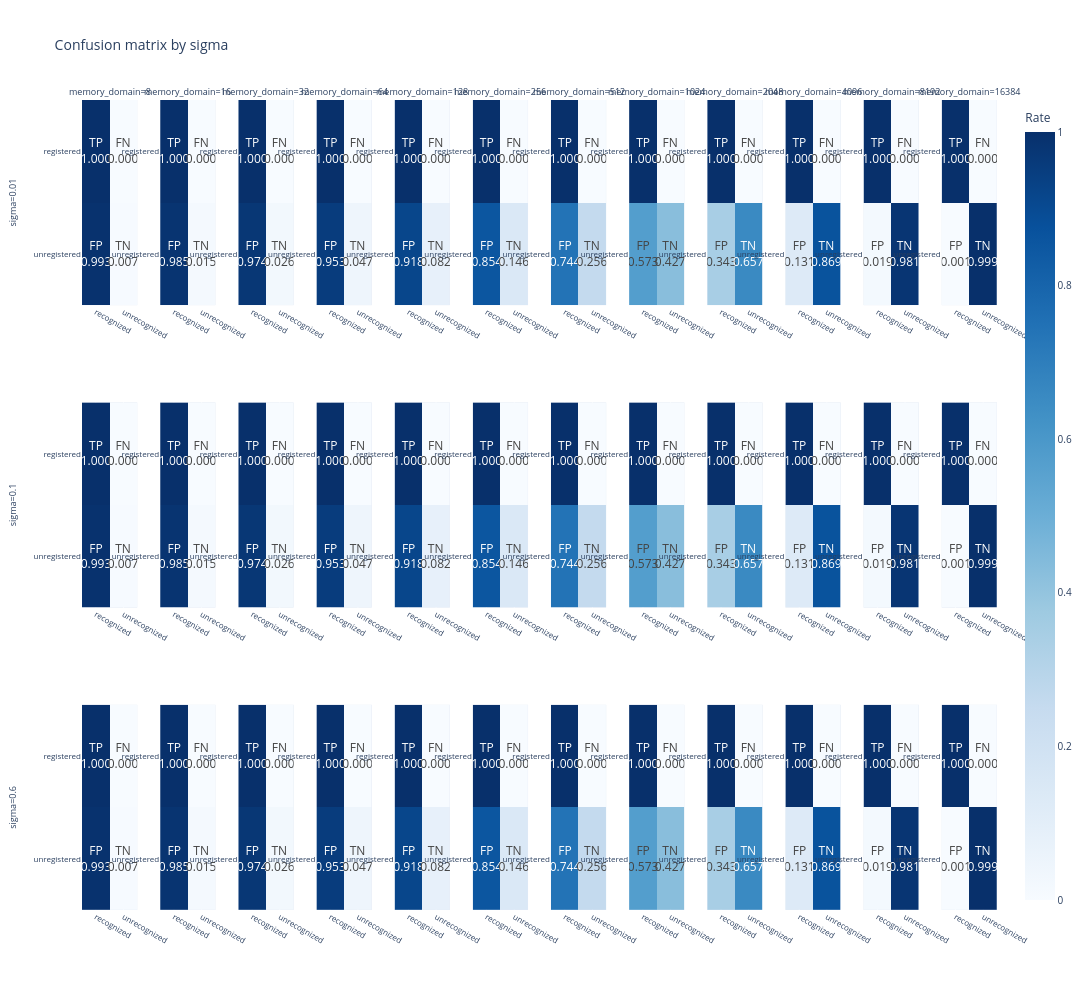
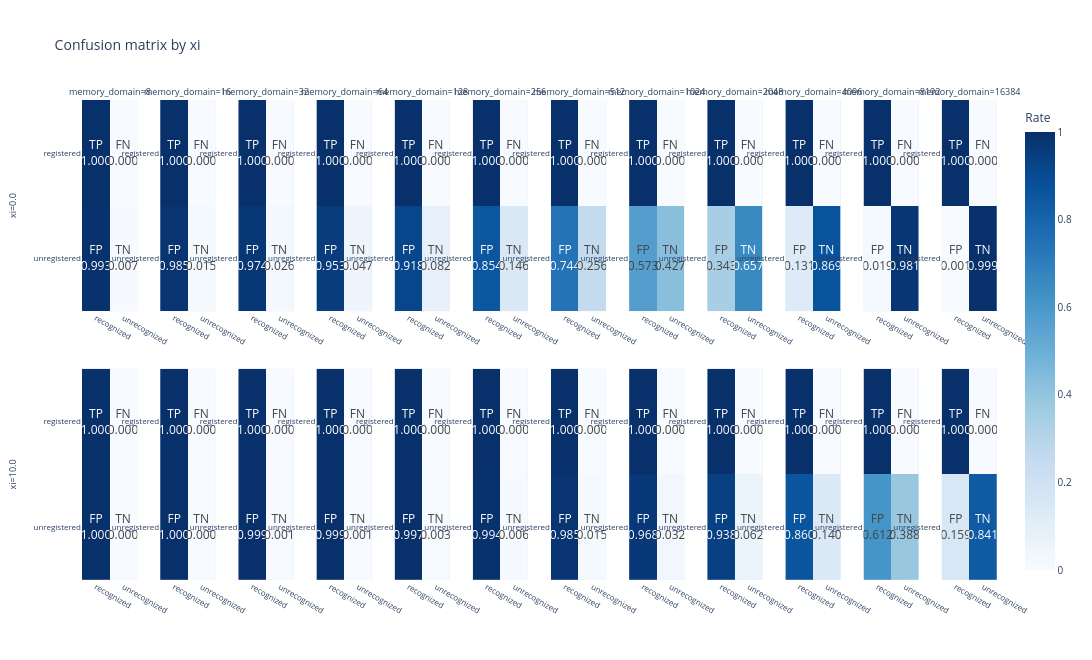
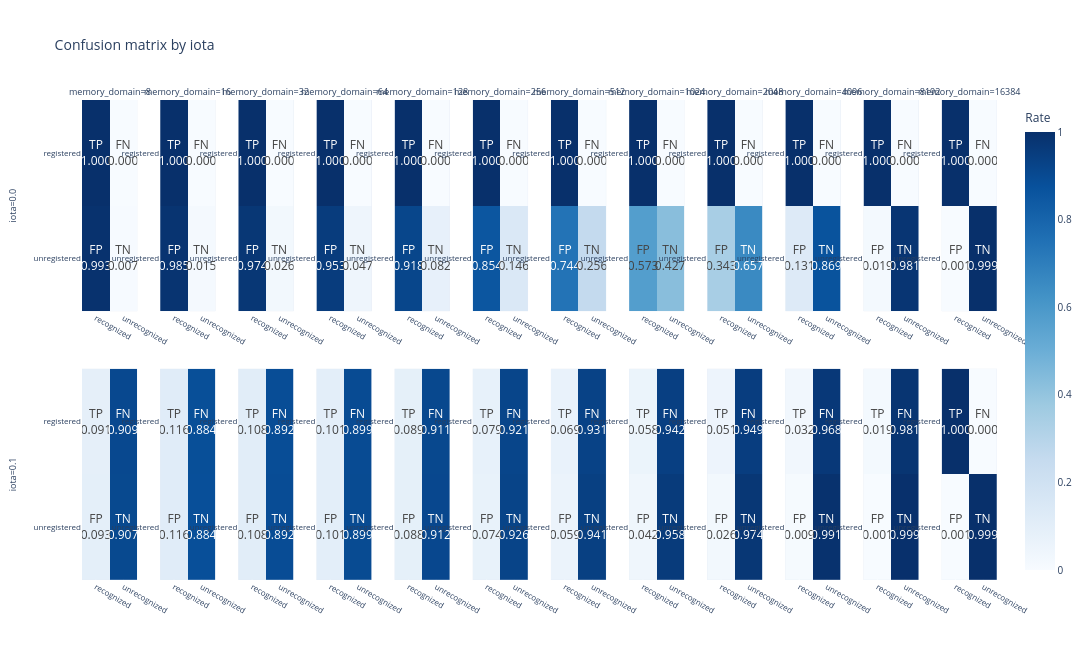

The notebook cell saved with these charts, in order:
### Code cell
for param in ['sigma', 'xi', 'iota']:
    figs = plot_confusion_grid(
        we1nn,
        row_parameter=param,
        fixed_parameters={"xi": 0.0, "iota": 0.0, "kappa": 0.0},
        noise=False
    )
    figs.update_layout(title=f"Confusion matrix by {param}")
    figs.show()
    figs.write_image(PLOTS_ROOT / f"word_exp1nn_confusion_grid_by_{param}.svg", format="svg")
